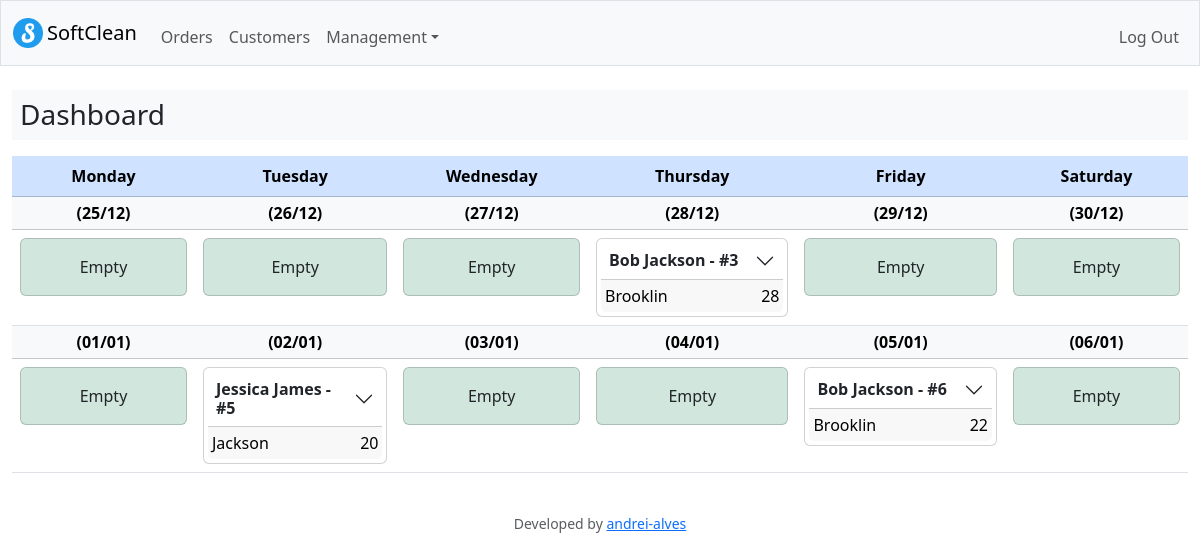
The page / (signed in) on the database its author committed.
### tables this page shows
CREATE TABLE orders (
    id INTEGER PRIMARY KEY AUTOINCREMENT NOT NULL,
    customer_id INTERGER NOT NULL,
    register_date TIMESTAMP NOT NULL,
    execution_date DATE NOT NULL,
    time TEXT,
    amount NUMERIC NOT NULL,
    discount NUMERIC,
    status TEXT NOT NULL,
    payment TEXT NOT NULL,
    payment_status TEXT NOT NULL, technician TEXT,
    FOREIGN KEY(customer_id) REFERENCES customers(id)
);

CREATE TABLE customers (
    id INTEGER PRIMARY KEY AUTOINCREMENT NOT NULL,
    name TEXT NOT NULL,
    phone TEXT NOT NULL,
    phone2 TEXT,
    address TEXT,
    address_number TEXT,
    address_complement TEXT,
    neighborhood TEXT,
    city TEXT
);

### app.py (the view)
@app.route("/")
@login_required
def index():
    my_timezone = pytz.timezone('America/Fortaleza')
    current_date = datetime.now(my_timezone).date()
    current_day_of_week = current_date.weekday()
    dates_current_week = []
    if current_day_of_week == 0:
        dates_current_week.append(current_date)
    if current_day_of_week > 0:
        for i in range(current_day_of_week, 0, -1):
            day_before = (current_date - timedelta(days=i))
            dates_current_week.append(day_before)
    if current_day_of_week <= 5:
        for i in range(1, 6 - current_day_of_week):
            day_ahead = current_date + timedelta(days=i)
            dates_current_week.append(day_ahead)
        dates_current_week.append(current_date)
    this_week_orders = []
    for i in range(6):
        day_orders = db.execute(
            "SELECT orders.id, customers.name, customers.neighborhood, orders.amount FROM orders INNER JOIN customers ON orders.customer_id=customers.id WHERE orders.execution_date = ?;", dates_current_week[i]
        )
        for j in range(len(day_orders)):
            order_services = db.execute(
                "SELECT service, quantity FROM services_ordered WHERE order_id = ?;", day_orders[j]["id"]
            )
            day_orders[j]["services"] = []
            for service in order_services:
                day_orders[j]["services"].append({'service': service["service"], 'quantity': service["quantity"]})
        this_week_orders.append(day_orders)
    dates_next_week = []
    for date in dates_current_week:
        dates_next_week.append(date + timedelta(days=7))
    next_week_orders = []
    for i in range(6):
        day_orders = db.execute(
            "SELECT orders.id, customers.name, customers.neighborhood, orders.amount FROM orders INNER JOIN customers ON orders.customer_id=customers.id WHERE orders.execution_date = ?;", dates_next_week[i]
        )
        for j in range(len(day_orders)):
            order_services = db.execute(
                "SELECT service, quantity FROM services_ordered WHERE order_id = ?;", day_orders[j]["id"]
            )
            day_orders[j]["services"] = []
            for service in order_services:
                day_orders[j]["services"].append({'service': service["service"], 'quantity': service["quantity"]})
        next_week_orders.append(day_orders)
    return render_template("index.html", this_week_orders=this_week_orders, dates_current_week=dates_current_week, next_week_orders=next_week_orders, dates_next_week=dates_next_week)

### app.py (called while the page is built)
@app.after_request
def after_request(response):
    response.headers["Cache-Control"] = "no-cache, no-store, must-revalidate"
    response.headers["Expires"] = 0
    response.headers["Pragma"] = "no-cache"
    return response

### helpers.py (called while the page is built)
def login_required(f):
    @wraps(f)
    def decorated_function(*args, **kwargs):
        if session.get("user_id") is None:
            return redirect("/login")
        return f(*args, **kwargs)
    return decorated_function

### templates/index.html (shortened to what this page needs)
{% extends "layout.html" %}
{% block main %}
<div class="d-flex justify-content-center mb-2">
  <h3 class="bg-light w-100 p-2 text-start">Dashboard</h3>
</div>
<table class="table">
  <thead>
    <tr class="table-primary">
      <th class="col-md-1">Monday</th>
      <th class="col-md-1">Tuesday</th>
      <th class="col-md-1">Wednesday</th>
      <th class="col-md-1">Thursday</th>
      <th class="col-md-1">Friday</th>
      <th class="col-md-1">Saturday</th>
    </tr>
    <tr class="table-light">
      {% for date in dates_current_week %}
        <th class="p-1">({{ date.strftime('%d/%m') }})</th>
      {% endfor %}
    </tr>
  </thead>
  <tbody>
    <tr>
      <td>
        {% if this_week_orders[0] | length == 0 %}
        <div class="card bg-success-subtle">
          <div class="card-body">
            Empty
          </div>
        </div>
        {% endif %}
      </td>
      <td>
        {% if this_week_orders[1] | length == 0 %}
        <div class="card bg-success-subtle">
          <div class="card-body">
            Empty
          </div>
        </div>
        {% endif %}
      </td>
      <td>
        {% if this_week_orders[2] | length == 0 %}
        <div class="card bg-success-subtle">
          <div class="card-body">
            Empty
          </div>
        </div>
        {% endif %}
      </td>
      <td>
        {% for order in this_week_orders[3] %}
        <div class="card">
          <div class="card-body p-1">
            <div class="accordion accordion-flush p-0" id="accordionExample">
              <div class="accordion-item">
                <h2 class="accordion-header">
                  <button class="accordion-button collapsed p-2 fw-bold" type="button" data-bs-toggle="collapse"
                    data-bs-target="#collapse{{ order['id'] }}" aria-expanded="true" aria-controls="collapse{{ order['id'] }}">
                    {{ order["name"] }} - #{{ order["id"] }}
                  </button>
                </h2>
              </div>
            </div>
            <div class="card-footer text-body-emphasis p-1 d-flex justify-content-between">
              <span>{{ order["neighborhood"] }}</span><span>{{ order["amount"] }}</span>
            </div>
          </div>
        {% endfor %}
      </td>
      <td>
        {% if this_week_orders[4] | length == 0 %}
        <div class="card bg-success-subtle">
          <div class="card-body">
            Empty
          </div>
        </div>
        {% endif %}
      </td>
      <td>
        {% if this_week_orders[5] | length == 0 %}
        <div class="card bg-success-subtle">
          <div class="card-body">
            Empty
          </div>
        </div>
        {% endif %}
      </td>
    </tr>
    <tr class="table-light">
      {% for date in dates_next_week %}
        <th class="p-1">({{ date.strftime('%d/%m') }})</th>
      {% endfor %}
    </tr>
    <tr>
      <td>
        {% if next_week_orders[0] | length == 0 %}
        <div class="card bg-success-subtle">
          <div class="card-body">
            Empty
          </div>
        </div>
        {% endif %}
      </td>
      <td>
        {% for order in next_week_orders[1] %}
        <div class="card">
          <div class="card-body p-1">
            <div class="accordion accordion-flush p-0" id="accordionExample">
              <div class="accordion-item">
                <h2 class="accordion-header">
                  <button class="accordion-button collapsed p-2 fw-bold" type="button" data-bs-toggle="collapse"
                    data-bs-target="#collapse{{ order['id'] }}" aria-expanded="true" aria-controls="collapse{{ order['id'] }}">
                    {{ order["name"] }} - #{{ order["id"] }}
                  </button>
                </h2>
              </div>
            </div>
            <div class="card-footer text-body-emphasis p-1 d-flex justify-content-between">
              <span>{{ order["neighborhood"] }}</span><span>{{ order["amount"] }}</span>
            </div>
          </div>
        {% endfor %}
      </td>
      <td>
        {% if next_week_orders[2] | length == 0 %}
        <div class="card bg-success-subtle">
          <div class="card-body">
            Empty
          </div>
        </div>
        {% endif %}
      </td>
      <td>
        {% if next_week_orders[3] | length == 0 %}
        <div class="card bg-success-subtle">
          <div class="card-body">
            Empty
          </div>
        </div>
        {% endif %}
      </td>
      <td>
        {% for order in next_week_orders[4] %}
        <div class="card">
          <div class="card-body p-1">
            <div class="accordion accordion-flush p-0" id="accordionExample">
              <div class="accordion-item">
                <h2 class="accordion-header">
                  <button class="accordion-button collapsed p-2 fw-bold" type="button" data-bs-toggle="collapse"
                    data-bs-target="#collapse{{ order['id'] }}" aria-expanded="true" aria-controls="collapse{{ order['id'] }}">
                    {{ order["name"] }} - #{{ order["id"] }}
                  </button>
                </h2>
              </div>
            </div>
            <div class="card-footer text-body-emphasis p-1 d-flex justify-content-between">
              <span>{{ order["neighborhood"] }}</span><span>{{ order["amount"] }}</span>
            </div>
          </div>
        {% endfor %}
      </td>
      <td>
        {% if next_week_orders[5] | length == 0 %}
        <div class="card bg-success-subtle">
          <div class="card-body">
            Empty
          </div>
        </div>
        {% endif %}
      </td>
    </tr>
  </tbody>
</table>
{% endblock %}

### rows shown on the page
orders: name "Bob Jackson", id "3", neighborhood "Brooklin", amount "28"
orders: name "Jessica James", id "5", neighborhood "Jackson", amount "20"
orders: name "Bob Jackson", id "6", neighborhood "Brooklin", amount "22"

### other values the page prints
{{ date.strftime('%d/%m') }} "25/12" "26/12" "27/12" "28/12" "29/12" "30/12"
{{ date.strftime('%d/%m') }} "01/01" "02/01" "03/01" "04/01" "05/01" "06/01"
